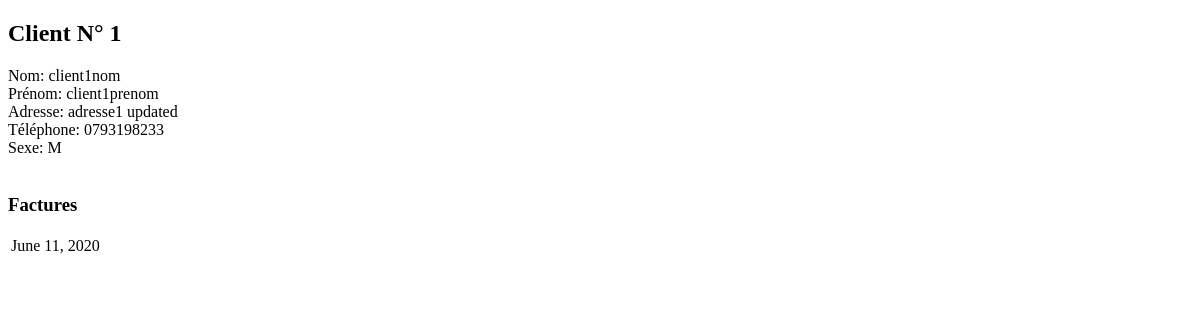
The page /client_detail/1/ on the database as committed earlier.
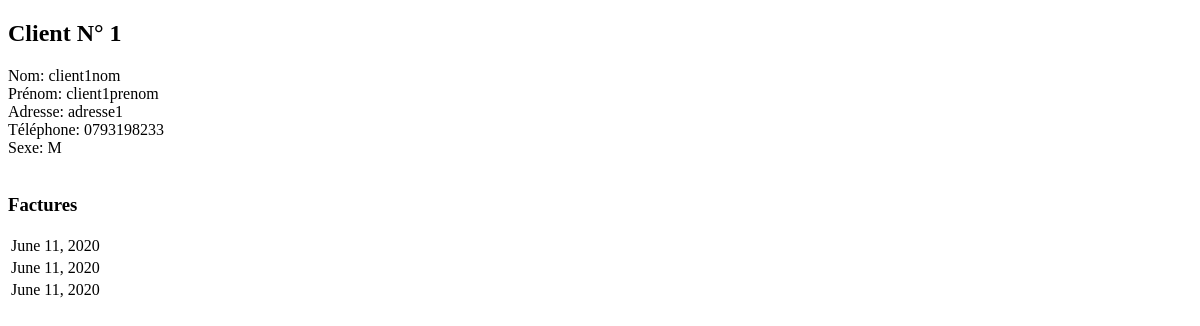
The same page on the database as committed later.
### Bill/models.py (models this page shows, shortened)
class Client(models.Model):
    SEXE = (
        ('M', 'Masculin'),
        ('F', 'Feminin')
    )
    nom = models.CharField(max_length=50, null=True, blank=True)
    prenom = models.CharField(max_length=50, null=True, blank=True)
    adresse = models.TextField(null=True, blank=True)
    tel = models.CharField(max_length = 10, null=True, blank=True)
    sexe = models.CharField(max_length=1, choices = SEXE)

class Facture(models.Model):
    client = models.ForeignKey(Client, on_delete=models.CASCADE,related_name='factures')
    date = models.DateField(default=utils.timezone.now)
    prix = models.IntegerField(default=0,editable=False)

### Bill/views.py (the view)
# urls.py: re_path(r'^client_detail/(?P<pk>\d+)/$', views.client_detail_view, name='client_detail'),
def client_detail_view(request, pk):
    client = get_object_or_404(Client, id=pk)
    context={}
    context['client'] = client
    return render(request, 'bill/client_detail.html', context)

### Bill/templates/bill/client_detail.html (shortened to what this page needs)
<!DOCTYPE HTML>
<html>
  <head>
  </head>
  <body>
  <h2>Client N° {{ client.id }}</h2>
  Nom: {{ client.nom }}
  <br>
  Prénom: {{ client.prenom }}
  <br>
  Adresse: {{ client.adresse }}
  <br>
  Téléphone: {{ client.tel }}
  <br>
  Sexe: {{ client.sexe }}
  <br><br>
  <h3>Factures</h3>
  <table>
  {% for facture in client.factures.all %}
  	<tr>
  		<td>{{ facture.date }}</td>
  	</tr>
  {% endfor %}
  </table>
  </body>
</html>

Rows that differ between the two databases and show on the page:
changed Client "client1nom": adresse "adresse1 updated" → "adresse1"
added Facture: date "June 11, 2020"
added Facture: date "June 11, 2020"
